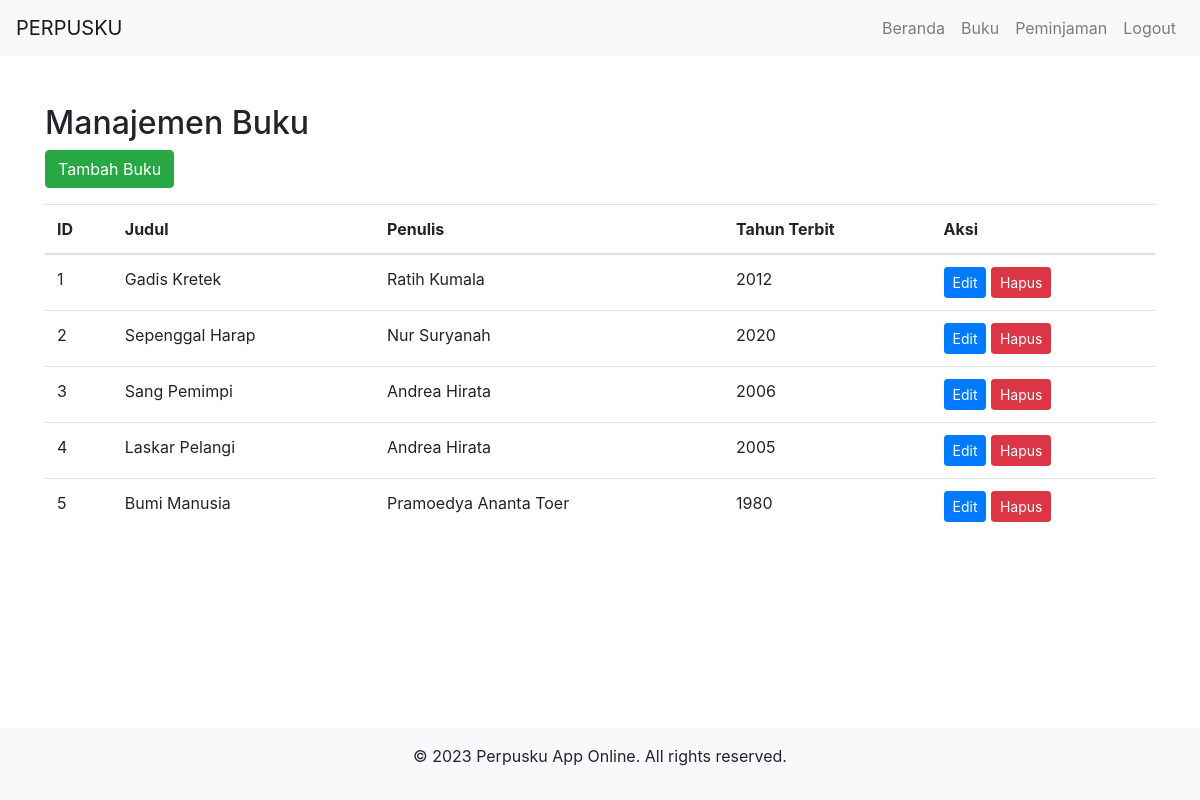
Screenshot of /buku/buku.php (signed in) with the database file from the repository.
### tables this page shows
CREATE TABLE `buku` (
  `id` int(11) NOT NULL,
  `judul` varchar(255) NOT NULL,
  `penulis` varchar(255) NOT NULL,
  `tahun_terbit` int(11) NOT NULL
);

### buku/buku.php (the view, shortened to what this page needs)
<?php
include('../header.php');
include('../footer.php');
require_once("../config.php");
$query = "SELECT * FROM buku";
$result = $conn->query($query);
?>
<!DOCTYPE html>
<html lang="en">
<head>
    <link rel="stylesheet" href="https://stackpath.bootstrapcdn.com/bootstrap/4.5.2/css/bootstrap.min.css">
</head>
<body>
    <div class="container mt-5">
        <h2>Manajemen Buku</h2>
        <a href="create.php" class="btn btn-success mb-3">Tambah Buku</a>
        <table class="table">
            <thead>
                <tr>
                    <th>ID</th>
                    <th>Judul</th>
                    <th>Penulis</th>
                    <th>Tahun Terbit</th>
                    <th>Aksi</th>
                </tr>
            </thead>
            <tbody>
                <?php
                while ($row = $result->fetch_assoc()) {
                    echo "<tr>";
                    echo "<td>" . $row['id'] . "</td>";
                    echo "<td>" . $row['judul'] . "</td>";
                    echo "<td>" . $row['penulis'] . "</td>";
                    echo "<td>" . $row['tahun_terbit'] . "</td>";
                    echo "<td>
                            <a href='edit.php?id=" . $row['id'] . "' class='btn btn-primary btn-sm'>Edit</a>
                            <a href='delete.php?id=" . $row['id'] . "' class='btn btn-danger btn-sm'>Hapus</a>
                        </td>";
                    echo "</tr>";
                }
                ?>
            </tbody>
        </table>
    </div>
</body>
</html>

### header.php (style rules this page uses)
body { padding-top: 56px; }

### rows the page displays
buku: id "1", judul "Gadis Kretek", penulis "Ratih Kumala", tahun_terbit "2012"
buku: id "2", judul "Sepenggal Harap", penulis "Nur Suryanah", tahun_terbit "2020"
buku: id "3", judul "Sang Pemimpi", penulis "Andrea Hirata", tahun_terbit "2006"
buku: id "4", judul "Laskar Pelangi", penulis "Andrea Hirata", tahun_terbit "2005"
buku: id "5", judul "Bumi Manusia", penulis "Pramoedya Ananta Toer", tahun_terbit "1980"
